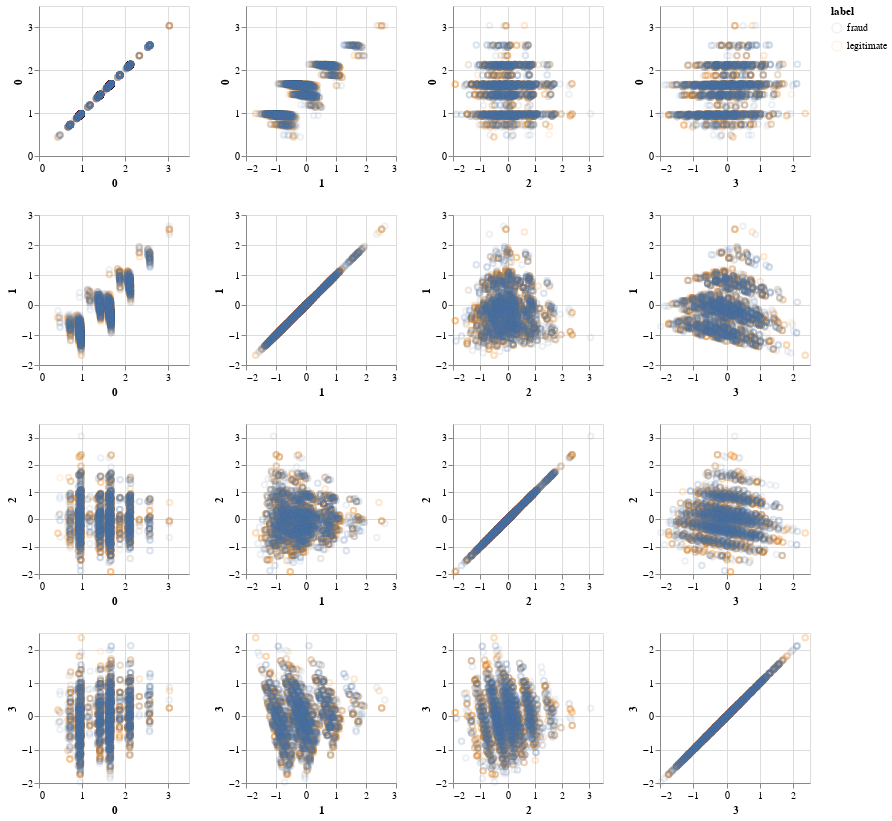

This figure's notebook cell:
### Markdown cell above
### What if we look at more than two principal components?

### Code cell
mpca4 = sklearn.decomposition.TruncatedSVD(4)
mpca4_a = mpca4.fit_transform(merchants).T

merchant4_df = pd.DataFrame({"label": vis_sample["label"].astype(np.object),
                             "0": mpca4_a[0],
                             "1": mpca4_a[1],
                             "2": mpca4_a[2],
                             "3": mpca4_a[3]
                            }).reset_index().dropna()

alt.Chart(merchant4_df).mark_point(opacity=0.1).encode(
    alt.X(alt.repeat("column"), type='quantitative'),
    alt.Y(alt.repeat("row"), type='quantitative'),
    color="label"
).properties(
    height=150,
    width=150
).repeat(
    row=["%d" % i for i in range(4)],
    column=["%d" % i for i in range(4)]
)

### Figure 1 — Vega-Lite specification as saved in the notebook (floating-point values rounded to 4 significant figures; data arrays with more than 128 entries replaced by an {"elided": "..."} marker saying what was removed)
{"config": {"view": {"continuousWidth": 400, "continuousHeight": 300}}, "repeat": {"column": ["0", "1", "2", "3"], "row": ["0", "1", "2", "3"]}, "spec": {"data": {"name": "data-675a78c97c26032fcf8a0c37876920bf"}, "mark": {"type": "point", "opacity": 0.1}, "encoding": {"color": {"type": "nominal", "field": "label"}, "x": {"type": "quantitative", "field": {"repeat": "column"}}, "y": {"type": "quantitative", "field": {"repeat": "row"}}}, "height": 150, "width": 150}, "$schema": "https://vega.github.io/schema/vega-lite/v4.0.0.json", "datasets": {"data-675a78c97c26032fcf8a0c37876920bf": {"elided": "5000 records"}}}
